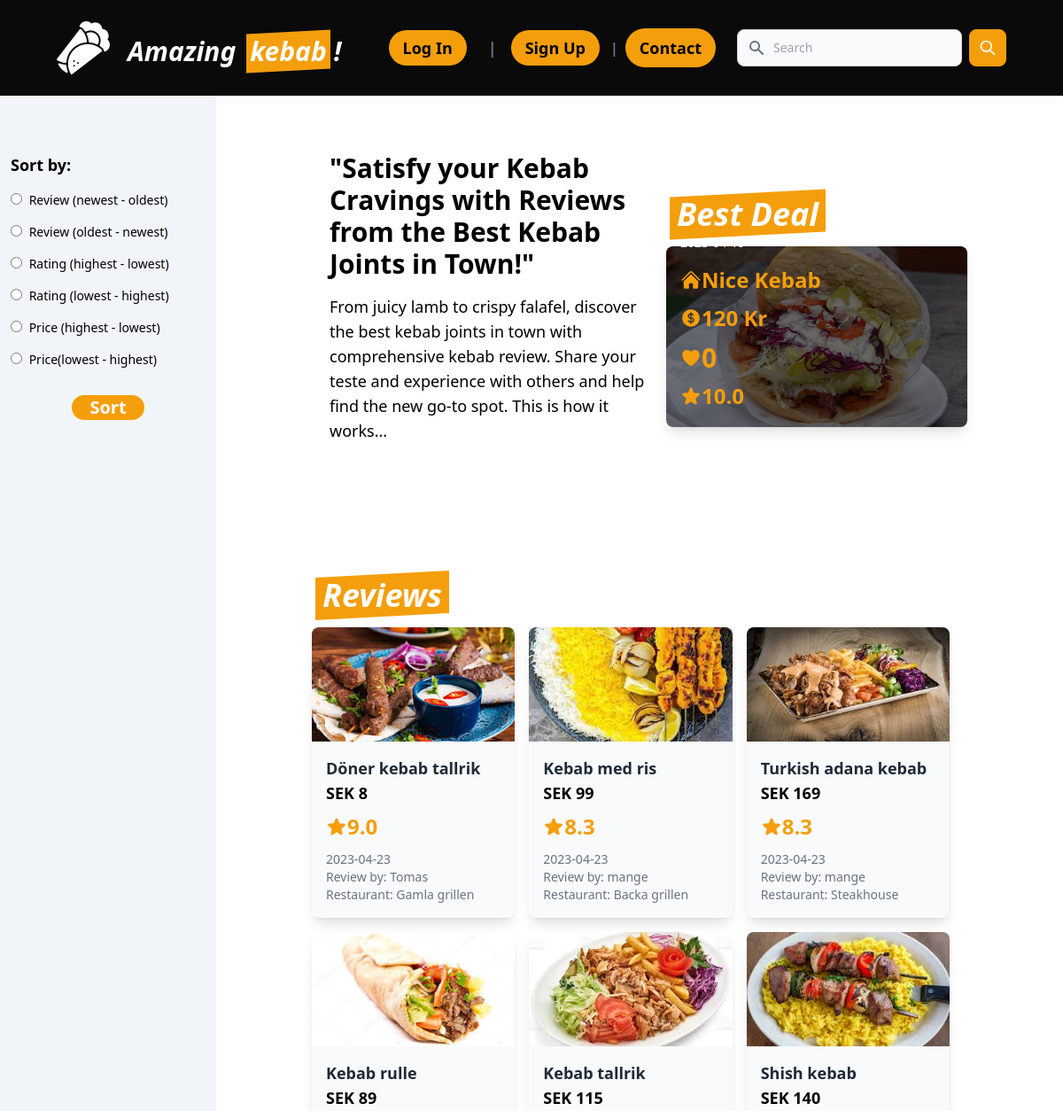
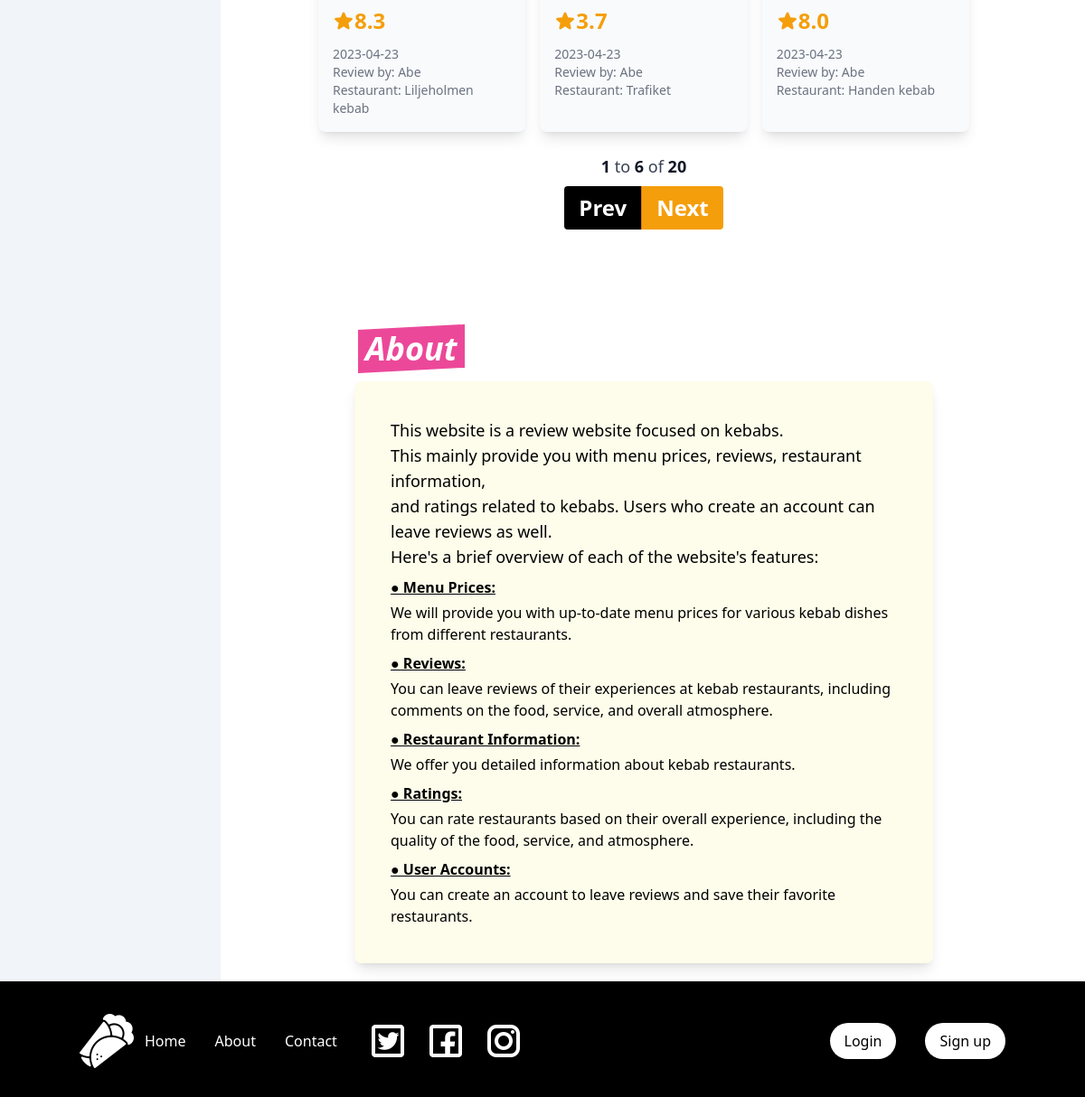
/core/, run on the app's committed database (2 pictures, top to bottom).
### core/models.py (models this page shows, shortened)
class Review(models.Model):
    user = models.ForeignKey(
        CustomUser, on_delete=models.CASCADE, related_name='reviews_by_user'
    )
    menu = models.ForeignKey(
        Menu, on_delete=models.CASCADE, related_name='reviews_of_menu'
    )
    restaurant = models.ForeignKey(
        Restaurant, on_delete=models.CASCADE, related_name='restaurants_for_review'
    )
    image = models.ImageField(upload_to='images/', null=True, blank=True)
    review = models.TextField(default="", null=False)
    taste_rating = models.IntegerField(null=False)
    service_rating = models.IntegerField(null=False)
    value_rating = models.IntegerField(null=False)
    avg_rating = models.FloatField(null=True, blank=True)
    like_count = models.IntegerField(default=0)
    created_at = models.DateTimeField(auto_now_add=True)
    class Meta:
        indexes = [models.Index(fields=['-created_at']),]
        ordering = ['-created_at']

class Restaurant(models.Model):
    name = models.CharField(max_length=100, null=False)
    address = models.CharField(max_length=200, null=False)
    tel = models.CharField(max_length=20, null=True, blank=True)
    website = models.URLField(null=True, blank=True)

class Menu(models.Model):
    menu = models.CharField(max_length=100, null=False)
    price = models.IntegerField(null=False)
    restaurants = models.ManyToManyField(Restaurant)
    created_at = models.DateTimeField(auto_now_add=True)

class CustomUser(AbstractUser):
    email = models.EmailField("email address", unique=True, blank=False)
    USERNAME_FIELD = "email"  # make the user log in with the email
    REQUIRED_FIELDS = ["username"]
    objects = CustomUserManager()

### core/views.py (the view)
# urls.py: path('', views.top, name='top'),
def top(request):
    sort = request.GET.get('sort-by', '-created_at')
    restaurant_name = request.GET.get('restaurant')
    menu_name = request.GET.get('menu')
    reviewer_name = request.GET.get('reviewer')
    reviews = Review.objects.all()
    best = Review.objects.order_by(
        '-avg_rating', 'menu__price', '-like_count', '-created_at').first()
    restaurants = Review.objects.order_by().values_list(
        'restaurant__name', flat=True).distinct()
    menus = Review.objects.order_by().values_list(
        'menu__menu', flat=True).distinct()
    reviewers = Review.objects.order_by().values_list(
        'user__username', flat=True).distinct()
    if restaurant_name:
        reviews = reviews.filter(restaurant__name=restaurant_name)
    elif menu_name:
        reviews = reviews.filter(menu__menu=menu_name)
    elif reviewer_name:
        reviews = reviews.filter(user__username=reviewer_name)
    if sort:
        reviews = reviews.order_by(sort)
    context = {
        'reviews': reviews,
        'best': best,
        'restaurants': restaurants,
        'menus': menus,
        'reviewers': reviewers
    }
    return render(request, 'core/top.html', context)

### core/templates/core/top.html (shortened to what this page needs)
{% extends 'core/base.html' %} {% block content %} {% load static %}
<head>
  <link rel="stylesheet" href="https://cdnjs.cloudflare.com/ajax/libs/font-awesome/5.15.3/css/all.min.css" />
</head>
<aside class="sidebar w-62 fixed left-0 bottom-0 top-0 z-0 max-h-full bg-slate-100 p-3 mt-2">
  <div class="pt-32">
    <form action="{% url 'core:top' %}" method="GET" class="pt-6 text-xl">
      <h2 class="font-bold text-lg mb-3">Sort by:</h2>
      <div class="flex flex-col">
        <label for="newest" class="mb-2" style="width: 220px; font-size: 14px">
          <input type="radio" id="newest" name="sort-by" value="-created_at" class="mr-1" />
          Review (newest - oldest)
        </label>
        <label for="oldest" class="mb-2" style="width: 220px; font-size: 14px">
          <input type="radio" id="oldest" name="sort-by" value="created_at" class="mr-1" />
          Review (oldest - newest)
        </label>
        <label for="highest-rating" class="mb-2" style="width: 220px; font-size: 14px">
          <input type="radio" id="highest-rating" name="sort-by" value="-avg_rating" class="mr-1" />
          Rating (highest - lowest)
        </label>
        <label for="lowest-rating" class="mb-2" style="width: 220px; font-size: 14px">
          <input type="radio" id="lowest-rating" name="sort-by" value="avg_rating" class="mr-1" />
          Rating (lowest - highest)
        </label>
        <label for="highest-price" class="mb-2" style="width: 220px; font-size: 14px">
          <input type="radio" id="highest-price" name="sort-by" value="-menu__price" class="mr-1" />
          Price (highest - lowest)
        </label>
        <label for="lowest-price" class="mb-2" style="width: 220px; font-size: 14px">
          <input type="radio" id="lowest-price" name="sort-by" value="menu__price" class="mr-1" />
          Price(lowest - highest)
        </label>
      </div>
      <div class="flex justify-center font-bold " >
      <button type="submit" class="bg-amber-500 text-white px-5 justify-center rounded-full border-gray-100 border-2 hover:bg-amber-800 mt-4">
        Sort
      </button></div>
    </form>
  </div>
</aside>
<main class="flex-1 ml-56 pt-28">
  <div class="flex-1 ml-10 mx-auto w-6/6 pt-5">
    <section class="flex flex-row items-center justify-between py-10">
      <div class="w-3/6 pl-5">
        <h3 class="text-3xl font-bold mb-4">
          "Satisfy your Kebab Cravings with Reviews from the Best Kebab Joints
          in Town!"
        </h3>
        <p class="text-lg mb-8">
          From juicy lamb to crispy falafel, discover the best kebab joints in town with comprehensive kebab
          review. Share your teste and experience with others and help find the new go-to spot. <a href="#">This is how it works...</a>
        </p>
      </div>
      <div class="w-3/6 px-5 mx-0 py-4">
        <h1 class="text-4xl italic font-bold mb-4">
          <span class="before:block before:absolute before:-inset-1 before:-skew-y-3 before:bg-amber-500 relative inline-block mx-2">
            <span class="relative text-white p-1">Best Deal</span>
          </span>
        </h1>
        <a href="{% url 'core:detail' id=best.id %}">
          <div class="rounded-lg shadow-lg overflow-hidden hover:bg-yellow-300">
            <div class="relative overflow-hidden" style="padding-bottom: 60%">
              {% if best.image %}
              <div class="absolute inset-0">
                <img class="object-cover h-full w-full" src="{{ best.image.url }}" alt="{{ best.menu.menu }} image" />
              </div>
              {% endif %}
              <div class="absolute bottom-0 left-0 w-full text-white p-4 bg-black bg-opacity-50">
                <p class="text-sm">{{ best.created_at|date:"Y-m-d" }}</p>
                <ul class="text-sm font-bold mt-4">
                  <li>
                    <p class="text-2xl font-bold text-amber-500 mt-2">
                      <span class="inline-flex items-center">
                         {{ best.restaurant.name }}
                      </span></p>
                   </li>
                  <li>
                    <p class="text-2xl font-bold text-amber-500 mt-2">
                      <span class="inline-flex items-center">
                      {{ best.menu.price }} Kr
                      </span>
                    </p>
                  </li>
                  <li>
                    <p class="text-3xl font-bold text-amber-500 mt-2">
                      <span class="inline-flex items-center">
                     {{ best.like_count }}
                  </span>
                  </p>
                  </li>
                  <li>
                    <p class="text-2xl font-bold text-amber-500 mt-2">
                      <span class="inline-flex items-center">
                        {{ best.avg_rating }}
                      </span>
                    </p>
                  </li>
                </ul>
              </div>
            </div>
          </div>
        </a>
      </div>
    </section>
  </div>
  <div class="mx-10 mt-20">
    <h1 class="text-4xl italic font-bold mb-4">
      <span class="before:block before:absolute before:-inset-1 before:-skew-y-3 before:bg-amber-500 relative inline-block mx-2">
        <span class="relative text-white p-1">Reviews</span></span>
    </h1>
    <a href="{% url 'core:detail' id=best.id %}">
    <div class="grid grid-cols-1 md:grid-cols-2 lg:grid-cols-3 gap-4 reviews">
      {% for review in reviews %}
      <div class="review bg-slate-50 rounded-lg shadow-lg overflow-hidden">
        {% if review.image %}
        <div class="relative overflow-hidden" style="padding-bottom: 56.25%">
          <div class="absolute inset-0">
            <img class="object-cover h-full w-full" src="{{ review.image.url }}" alt="{{ review.menu.menu }} image" />
          </div>
        </div>
        {% endif %}
        <div class="p-4">
          <h2 class="text-lg font-bold text-gray-800">
            {{ review.menu.menu }}
          </h2>
          <h2 class="text-lg font-bold text-black">
            SEK {{ review.menu.price }}
          </h2>
          <p class="text-2xl font-bold text-amber-500 mt-2">
            <span class="inline-flex items-center">
              {{ review.avg_rating }}
            </span>
          </p>
          <p class="text-gray-500 text-sm mt-2">
            {{ review.created_at|date:"Y-m-d" }}
          </p>
          <p class="text-gray-500 text-sm">
            Review by: {{ review.user.username }}
          </p>
          <p class="text-gray-500 text-sm">
            Restaurant: {{ review.restaurant.name }}
          </p>
        </div>
      </div>
      {% endfor %}
    </div></a>
    <div class="flex flex-col items-center">
      <span class="text-lg text-gray-700 dark:text-gray-400 pt-6">
        <span class="start-index font-semibold text-gray-900 dark:text-white"></span>
        to <span class="end-index font-semibold text-gray-900 dark:text-white"></span>
        of <span class="total-entries font-semibold text-gray-900 dark:text-white"></span>
      </span>
      <div class="inline-flex mt-2 xs:mt-4 ">
        <button class="px-4 py-2 text-2xl font-bold text-white bg-black rounded-l hover:bg-amber-800 dark:bg-amber-600 dark:border-amber-500 dark:text-amber-400 dark:hover:bg-amber-800 dark:hover:text-white prev-btn">
          Prev
        </button>
        <button class="px-4 py-2 text-2xl font-bold text-white bg-amber-500 border-0 border-l border-amber-600 rounded-r hover:bg-amber-800 dark:bg-amber-600 dark:border-amber-500 dark:text-amber-400 dark:hover:bg-amber-800 dark:hover:text-white next-btn">
          Next
        </button>
      </div>
    </div>
    <div class="mt-28">
      <h1 class="text-4xl italic font-bold mb-4 mx-10">
        <span class="before:block before:absolute before:-inset-1 before:-skew-y-3 before:bg-pink-500 relative inline-block mx-2">
          <span class="relative text-white p-1">About</span></span>
      </h1>
      <div id="about" class="p-10 bg-yellow-50/90 rounded-lg shadow-lg mx-10 mb-5">
        <p class="text-lg mb-2 font-medium">
          This website is a review website focused on kebabs. <br />
          This mainly provide you with menu prices, reviews, restaurant
          information, <br />
          and ratings related to kebabs. Users who create an account can leave
          reviews as well. <br />
          Here's a brief overview of each of the website's features: <br />
        </p>
        <ul>
          <li>
            <p class="font-bold underline mt-2 mb-1">● Menu Prices:</p>
            We will provide you with up-to-date menu prices for various kebab
            dishes from different restaurants.
          </li>
          <li>
            <p class="font-bold underline mt-2 mb-1">● Reviews:</p>
            You can leave reviews of their experiences at kebab restaurants,
            including comments on the food, service, and overall atmosphere.
          </li>
          <li>
            <p class="font-bold underline mt-2 mb-1">● Restaurant Information:</p>
            We offer you detailed information about kebab restaurants.
          </li>
          <li>
            <p class="font-bold underline mt-2 mb-1">● Ratings:</p>
            You can rate restaurants based on their overall experience, including
            the quality of the food, service, and atmosphere.
          </li>
          <li>
            <p class="font-bold underline mt-2 mb-1">● User Accounts:</p>
            You can create an account to leave reviews and save their favorite
            restaurants.
          </li>
        </ul>
      </div>
    </div>
</main>
{% endblock content %}

### data on the page
Review: image (picture), restaurant.name "Nice Kebab", menu.price "120", like_count "0", avg_rating "10.0"
Review: image (picture), menu.menu "Döner kebab tallrik", menu.price "8", avg_rating "9.0", created_at "2023-04-23", user.username "Tomas", restaurant.name "Gamla grillen"
Review: image (picture), menu.menu "Kebab med ris", menu.price "99", avg_rating "8.3", created_at "2023-04-23", user.username "mange", restaurant.name "Backa grillen"
Review: image (picture), menu.menu "Turkish adana kebab", menu.price "169", avg_rating "8.3", created_at "2023-04-23", user.username "mange", restaurant.name "Steakhouse"
Review: image (picture), menu.menu "Kebab rulle", menu.price "89", avg_rating "8.3", created_at "2023-04-23", user.username "Abe", restaurant.name "Liljeholmen kebab"
Review: image (picture), menu.menu "Kebab tallrik", menu.price "115", avg_rating "3.7", created_at "2023-04-23", user.username "Abe", restaurant.name "Trafiket"
Review: image (picture), menu.menu "Shish kebab", menu.price "140", avg_rating "8.0", created_at "2023-04-23", user.username "Abe", restaurant.name "Handen kebab"
